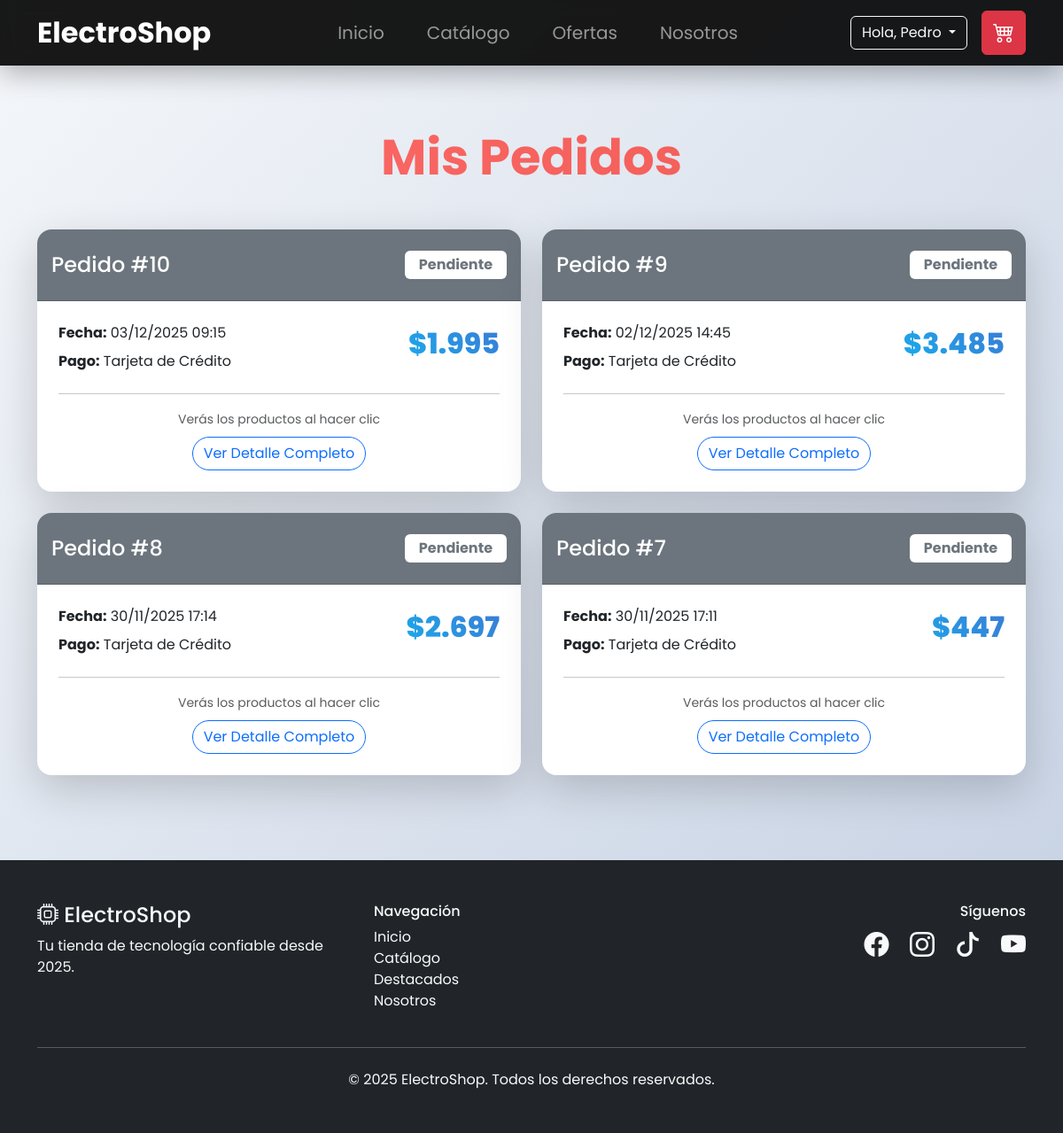
The app's page /pedidos.php (signed in) with its own data.
### tables this page shows
CREATE TABLE `pedido` (
  `id_pedido` int(11) NOT NULL,
  `id_usuario` int(11) NOT NULL,
  `fecha_pedido` datetime NOT NULL,
  `total` decimal(10,2) NOT NULL,
  `id_estado` int(11) NOT NULL,
  `id_metodoPago` int(11) NOT NULL
);

CREATE TABLE `estado_pedido` (
  `id_estado` int(11) NOT NULL,
  `nombre_estado` varchar(50) NOT NULL
);

CREATE TABLE `metodo_pago` (
  `id_metodoPago` int(11) NOT NULL,
  `nombre_pago` varchar(50) NOT NULL
);

### pedidos.php (the view, shortened to what this page needs)
<?php
include 'includes/header.php';
include 'includes/db.php';
$stmt = $pdo->prepare("SELECT p.*, e.nombre_estado, mp.nombre_pago
                       FROM pedido p
                       JOIN estado_pedido e ON p.id_estado = e.id_estado
                       JOIN metodo_pago mp ON p.id_metodoPago = mp.id_metodoPago
                       WHERE p.id_usuario = ?
                       ORDER BY p.fecha_pedido DESC");
$stmt->execute([$_SESSION['usuario_id']]);
$pedidos = $stmt->fetchAll();
?>
<div class="container py-5 mt-5">
  <h1 class="display-4 fw-bold text-center mb-5" style="background:linear-gradient(45deg,#ff6b6b,#ee5a52);-webkit-background-clip:text;color:transparent;">
  </h1>
  <?php if(empty($pedidos)): ?>
    <div class="text-center py-5">
      <i class="bi bi-box-seam display-1 text-muted"></i>
      <h3 class="mt-4">Aún no tienes pedidos</h3>
      <a href="catalogo.php" class="btn btn-gradiente btn-lg mt-3">Ir a Comprar</a>
    </div>
  <?php else: ?>
    <div class="row g-4">
      <?php foreach($pedidos as $p):
        $color = match($p['nombre_estado']) {
          'Entregado' => 'success',
          'Enviado' => 'primary',
          'Procesando' => 'warning',
          'Pendiente' => 'secondary',
          default => 'dark'
        };
      ?>
      <div class="col-lg-6">
        <div class="card shadow-lg border-0 rounded-4 overflow-hidden h-100">
          <div class="card-header bg-<?= $color ?> text-white py-4">
            <div class="d-flex justify-content-between align-items-center">
              <h4 class="mb-0">Pedido #<?= $p['id_pedido'] ?></h4>
              <span class="badge bg-white text-<?= $color ?> fs-6 px-3 py-2"><?= $p['nombre_estado'] ?></span>
            </div>
          </div>
          <div class="card-body p-4">
            <div class="row">
              <div class="col-md-6">
                <p class="mb-2"><strong>Fecha:</strong> <?= date('d/m/Y H:i', strtotime($p['fecha_pedido'])) ?></p>
                <p class="mb-2"><strong>Pago:</strong> <?= $p['nombre_pago'] ?></p>
              </div>
              <div class="col-md-6 text-md-end">
                <div class="precio fs-2">$<?= number_format($p['total'],0,',','.') ?></div>
              </div>
            </div>
            <hr>
            <div class="text-center">
              <small class="text-muted">Verás los productos al hacer clic</small><br>
              <a href="detalle-pedido.php?id=<?= $p['id_pedido'] ?>" class="btn btn-outline-primary rounded-pill mt-2">
                Ver Detalle Completo
              </a>
            </div>
          </div>
        </div>
      </div>
      <?php endforeach; ?>
    </div>
  <?php endif; ?>
</div>
<?php include 'includes/footer.php'; ?>

### includes/header.php (style rules this page uses)
:root { --gradiente: linear-gradient(135deg, #667eea 0%, #764ba2 100%); --azul: #00d2ff; --morado: #3a7bd5; }
body { font-family: 'Poppins', sans-serif; background: linear-gradient(135deg, #f5f7fa 0%, #c3cfe2 100%); min-height: 100vh; }
.precio { font-size: 2.2rem; font-weight: 800; background: linear-gradient(45deg, var(--azul), var(--morado)); -webkit-background-clip: text; -webkit-text-fill-color: transparent; }

### records on screen
pedido: id_pedido "10", id_estado.nombre_estado "Pendiente", fecha_pedido "03/12/2025 09:15", id_metodoPago.nombre_pago "Tarjeta de Crédito", total "1.995"
pedido: id_pedido "9", id_estado.nombre_estado "Pendiente", fecha_pedido "02/12/2025 14:45", id_metodoPago.nombre_pago "Tarjeta de Crédito", total "3.485"
pedido: id_pedido "8", id_estado.nombre_estado "Pendiente", fecha_pedido "30/11/2025 17:14", id_metodoPago.nombre_pago "Tarjeta de Crédito", total "2.697"
pedido: id_pedido "7", id_estado.nombre_estado "Pendiente", fecha_pedido "30/11/2025 17:11", id_metodoPago.nombre_pago "Tarjeta de Crédito", total "447"

### other values on screen
$_SESSION['usuario_nombre'] "Pedro"
